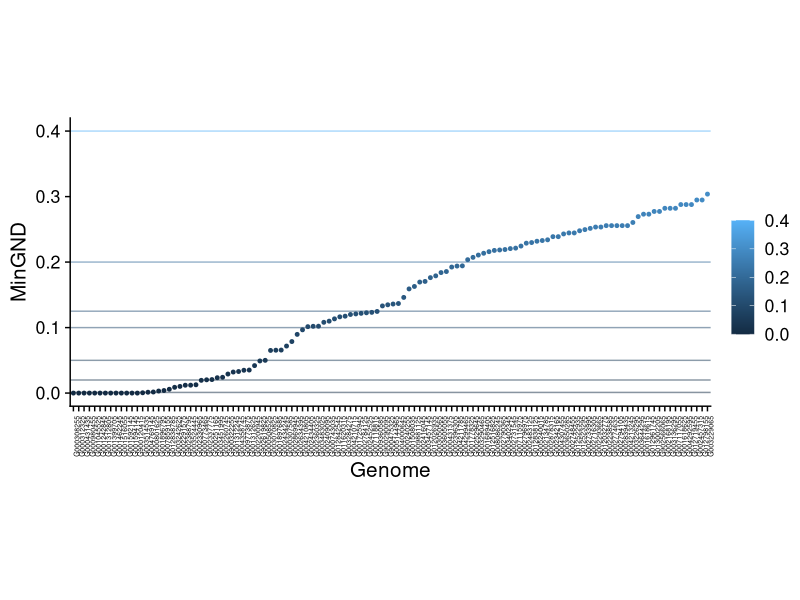

Recreate this plot in R. (Note: this script raises an error after producing the figure.)
require(ggplot2)
require(readr)
require(cowplot)
require(dplyr)
require(ggthemes)

d2c <- read_tsv("../misc/dist-bacteria-to-closest.txt", col_names = FALSE)
d2c <- d2c %>%
  rowwise() %>%
  mutate(name = substr(X1, start = 1, stop = 10))
d2c <- d2c %>%
  arrange(X3) %>%
  mutate(name = factor(name, levels = name))
d2c <- d2c %>% filter(X3 < 0.9)
bb <- data.frame(X3 = c(0.001, 0.02, 0.05, 0.1, 0.125, 0.20, 0.40))

ggplot(d2c, aes(x = name, y = X3, color = X3)) +
  geom_point(size = 1) +
  geom_hline(aes(yintercept = X3, color = X3), bb, linewidth = 0.5, alpha = 0.5) +
  theme_cowplot(font_size = 15) +
  labs(y = "MinGND", x = "Genome", color = "") +
  theme(axis.text.x = element_text(angle = 90, size = 5), aspect.ratio = 0.45)
  # theme(axis.text.x = element_blank(), aspect.ratio=0.65)
ggsave2("../figures/novelty_bins-wlabels-bacteria.pdf", width = 11, height = 6)